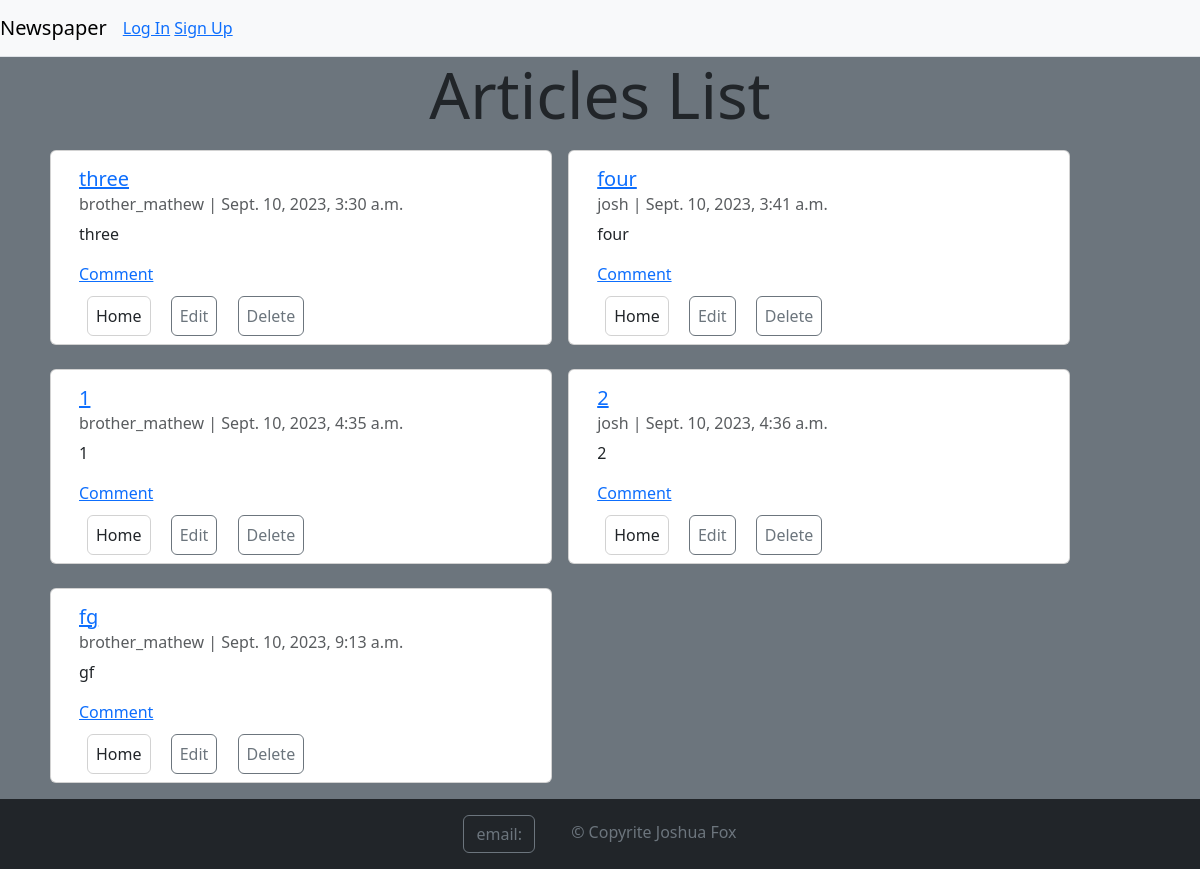
The page /articles/ on the database as committed earlier.
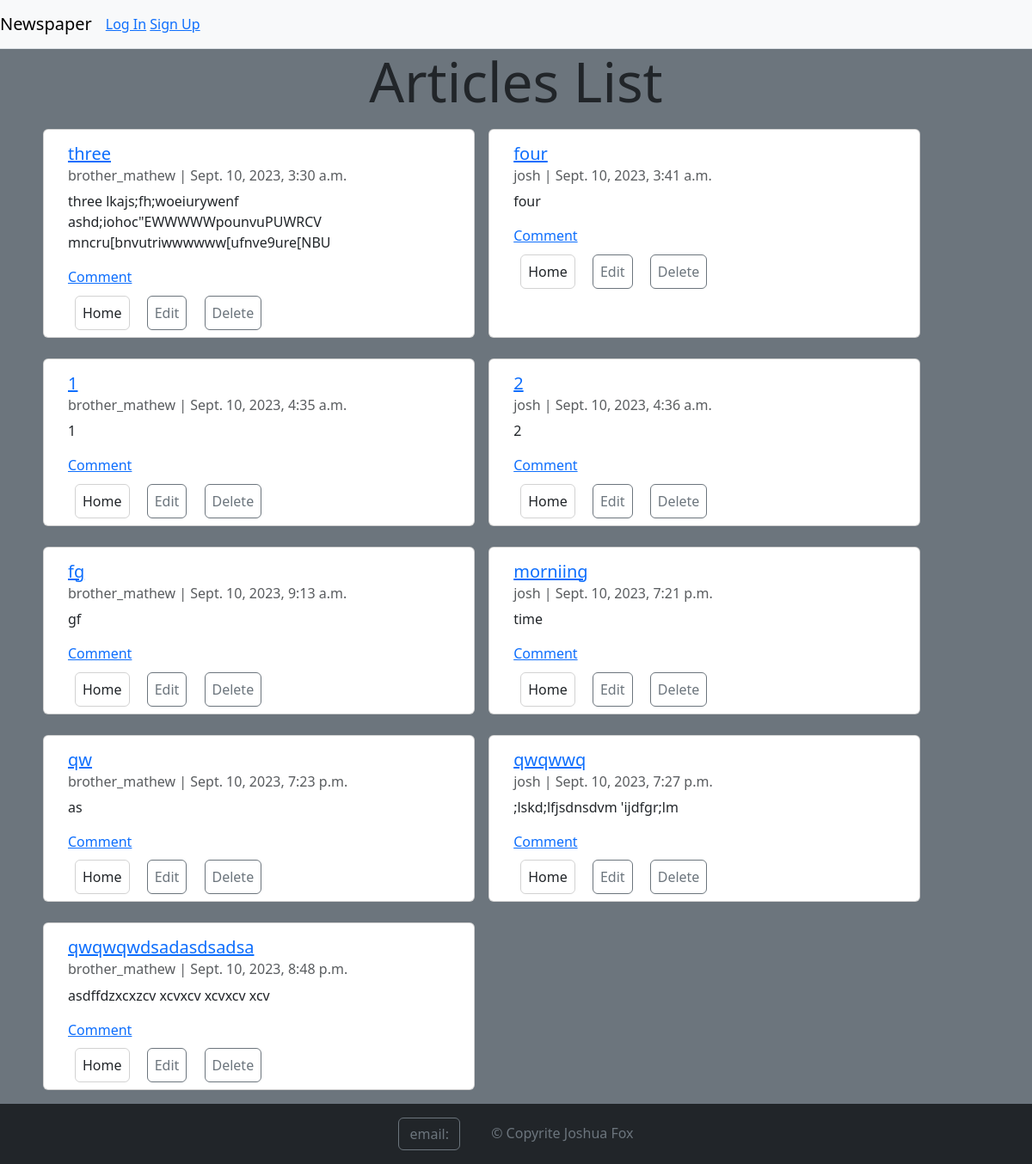
The same page on the database as committed later.
### articles/models.py (models this page shows, shortened)
class Article(models.Model):
    title = models.CharField(max_length=100)
    body = models.TextField()
    date = models.DateTimeField(auto_now_add=True)
    author = models.ForeignKey(settings.AUTH_USER_MODEL,
                               on_delete=models.CASCADE, )

### accounts/models.py (models this page shows)
class CustomUser(AbstractUser):
    age = models.PositiveIntegerField(null=True, blank=True)

### articles/views.py (the view)
# urls.py: path('', ArticleListView.as_view(), name='article_list'),
class ArticleListView(ListView):
    model = Article
    template_name = 'article_list.html'

### templates/article_list.html (shortened to what this page needs)
{% extends 'pages/base.html' %}
{% load crispy_forms_tags %}
{% load crispy_forms_filters %}
{% block content %}
    <div class="container bg-secondary">
        <h1 class="display-3 text-center">Articles List</h1>
        {% for article in article_list %}
            {% if forloop.first %}
                <div class="row mx-auto">
            {% endif %}
        <div class="card m-2 mb-3 " style="width: 45%;">
            <div class="card-body">
                <a href="{% url 'article_detail' article.pk %}"><h5
                        class="card-title text-decoration-none ">{{ article.title }}</h5></a>
                <h6 class="card-subtitle mb-2 text-body-secondary">{{ article.author }} | {{ article.date }}</h6>
                <p class="card-text">{{ article.body }}</p>
                <div>
                    <a href="{% url 'article_comment' article.pk %}"><p>Comment</p></a>
                </div>
                <a class="d-inline card link btn btn-outline-secondary text-decoration-none p-2 m-2"
                   href="{% url 'home' %}">Home</a>
                <a href="{% url 'article_update' article.pk %}"
                   class="d-inline card-link btn btn-outline-secondary text-decoration-none p-2 m-2">Edit</a>
                <a href="{% url 'article_delete' article.pk %}"
                   class="d-inline card-link btn btn-outline-secondary text-decoration-none p-2 m-2">Delete</a>
            </div>
        </div>
        {% if forloop.counter|divisibleby:2 %}
            </div>
            <div class="row mx-auto">
        {% endif %}
        {% endfor %}
        </div>
    </div>
{% endblock %}

Rows that differ between the two databases and show on the page:
changed Article "three": body "three" → "three lkajs;fh;woeiurywenf ashd;iohoc\"EWWWWWpounvuPUWRCV mncru[bnvutriwwwwww[ufnve9ure[NBU"
added Article: title "morniing", author "josh", date "Sept. 10, 2023, 7:21 p.m.", body "time"
added Article: title "qw", author "brother_mathew", date "Sept. 10, 2023, 7:23 p.m.", body "as"
added Article: title "qwqwwq", author "josh", date "Sept. 10, 2023, 7:27 p.m.", body ";lskd;lfjsdnsdvm 'ijdfgr;lm"
added Article: title "qwqwqwdsadasdsadsa", author "brother_mathew", date "Sept. 10, 2023, 8:48 p.m.", body "asdffdzxcxzcv xcvxcv xcvxcv xcv"
